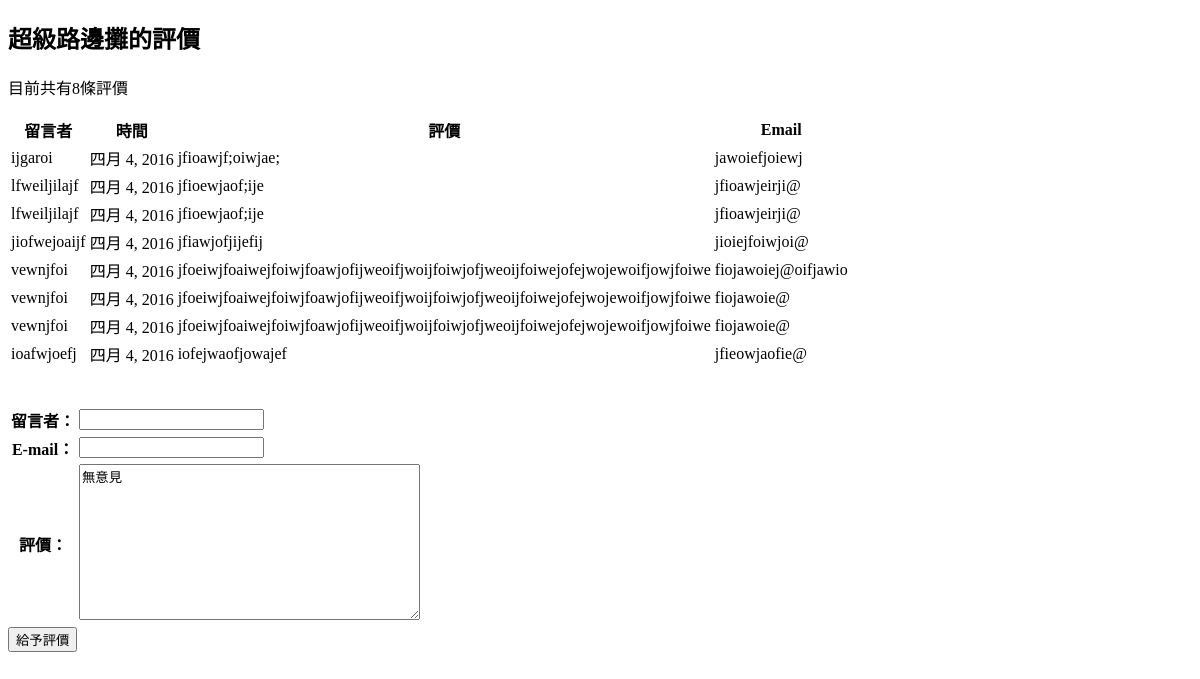
The page /comment/1/ on the database as committed earlier.
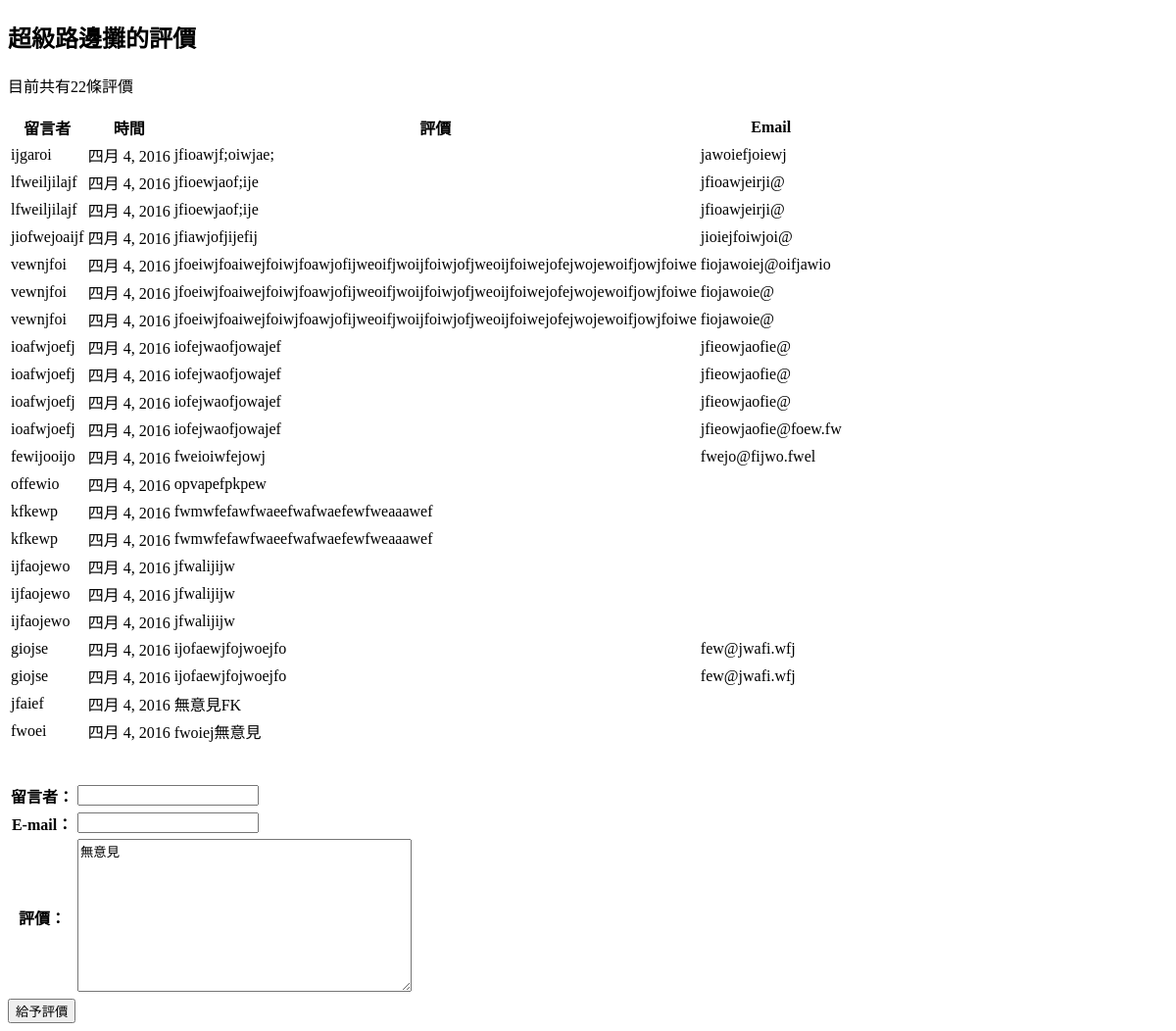
The same page on the database as committed later.
### restaurants/models.py (models this page shows, shortened)
class Restaurant(models.Model):
    name = models.CharField(max_length=20)
    phone_number = models.CharField(max_length=15)
    address = models.CharField(max_length=50, blank=True)

class Comment(models.Model):
    content = models.CharField(max_length=255)
    visitor = models.CharField(max_length=255)
    email = models.CharField(max_length=255)
    date_time = models.DateTimeField()
    restaurant = models.ForeignKey(Restaurant)
    class Meta:
        ordering = ['date_time']
        permissions = (                     #元組 包含多個元組
            ("can_comment", "Can comment"), #元組 包含兩個元素(codename, name)
        )

### restaurants/views.py (the view)
# urls.py: url(r'^comment/(\d{1,5})/$', comment),
def comment (request, id):
    if id:
        r = Restaurant.objects.get(id=id)
    else:
        return HttpResponseRedirect("/restaurants_list/")
    if request.POST:
        f = CommentForm(request.POST)
        if f.is_valid():
            visitor = f.cleaned_data['visitor']
            content = f.cleaned_data['content']
            email = f.cleaned_data['email']
            date_time = timezone.localtime(timezone.now())
            c = Comment.objects.create(
                    visitor=visitor,
                    email=email,
                    content=content,
                    date_time=date_time,
                    restaurant=r )
            f = CommentForm(initial={'content':'無意見'})
    else:
        f = CommentForm(initial={'content':'無意見'})
    return render(request, 'comments.html', locals())

### restaurants/forms.py (shortened to what this page needs)
class CommentForm(forms.Form):
    visitor = forms.CharField(max_length=20)
    email = forms.EmailField(max_length=20, required=False, label='E-mail')#label設定標籤
    content = forms.CharField(max_length=200, widget=forms.Textarea())

### restaurants/templates/comments.html (shortened to what this page needs)
<!doctype html>
<html>
    <head>
    </head>
    <body>
        <h2>{{ r.name }}的評價</h2>
        {% if r.comment_set.all %}
            <p>目前共有{{ r.comment_set.all|length }}條評價</p>
            <table>
                <tr>
                    <th>留言者</th>
                    <th>時間</th>
                    <th>評價</th>
                    <th>Email</th>
                </tr>
            {% for c in r.comment_set.all %}
                <tr>
                    <td> {{ c.visitor }} </td>
                    <td> {{ c.date_time | date:"F j, Y" }} </td>
                    <td> {{ c.content }} </td>
                    <td> {{ c.email }} </td>
                </tr>
            {% endfor %}
            </table>
        {% else %}
            <p>無評價</p>
        {% endif %}
        <br /><br />
        <form action="" method="post"> {% csrf_token %}
            <table>
                <tr>
                    <th> <label for="id_visitor">留言者：</label> </th>
                    <td> {{ f.visitor }} </td>
                    <td> {{ f.visitor.errors }}</td>
                </tr>
                <tr>
                    <th> <label for="id_email">E-mail：</label> </th>
                    <td> {{ f.email }} </td>
                    <td> {{ f.email.errors }}</td>
                </tr>
                <tr>
                    <th> <label for="id_content">評價：</label> </th>
                    <td> {{ f.content }} </td>
                    <td style="color:red"> {{ f.content.errors }}</td>
                </tr>
            </table>
            <input type="submit" value="給予評價">
        </form>
    </body>
</html>

Rows that differ between the two databases and show on the page:
computed for Restaurant "超級路邊攤": comment_set.all|length "8" → "22"
added Comment: visitor "ioafwjoefj", date_time "四月 4, 2016", content "iofejwaofjowajef", email "jfieowjaofie@"
added Comment: visitor "ioafwjoefj", date_time "四月 4, 2016", content "iofejwaofjowajef", email "jfieowjaofie@"
added Comment: visitor "ioafwjoefj", date_time "四月 4, 2016", content "iofejwaofjowajef", email "jfieowjaofie@foew.fw"
added Comment: visitor "fewijooijo", date_time "四月 4, 2016", content "fweioiwfejowj", email "fwejo@fijwo.fwel"
added Comment: visitor "offewio", date_time "四月 4, 2016", content "opvapefpkpew"
added Comment: visitor "kfkewp", date_time "四月 4, 2016", content "fwmwfefawfwaeefwafwaefewfweaaawef"
added Comment: visitor "kfkewp", date_time "四月 4, 2016", content "fwmwfefawfwaeefwafwaefewfweaaawef"
added Comment: visitor "ijfaojewo", date_time "四月 4, 2016", content "jfwalijijw"
added Comment: visitor "ijfaojewo", date_time "四月 4, 2016", content "jfwalijijw"
added Comment: visitor "ijfaojewo", date_time "四月 4, 2016", content "jfwalijijw"
added Comment: visitor "giojse", date_time "四月 4, 2016", content "ijofaewjfojwoejfo", email "few@jwafi.wfj"
added Comment: visitor "giojse", date_time "四月 4, 2016", content "ijofaewjfojwoejfo", email "few@jwafi.wfj"
added Comment: visitor "jfaief", date_time "四月 4, 2016", content "無意見FK"
added Comment: visitor "fwoei", date_time "四月 4, 2016", content "fwoiej無意見"
